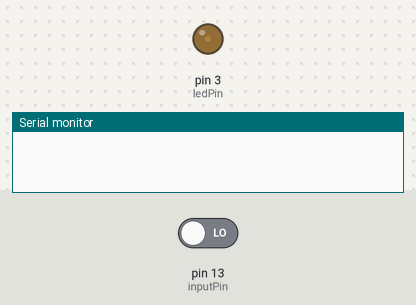
This sketch was run on a simulated Arduino Uno, built with avr-gcc and run on an emulated ATmega328P. Parts: output pins drawn as LEDs (lit = HIGH), the last lines printed to the serial monitor. The test bench sets the inputs (shaded band); at power-on: pin 13 (inputPin) LOW.

Above: at 1.2 s.
1.3 s: pin 13 (inputPin) driven HIGH
At 2.5 s:
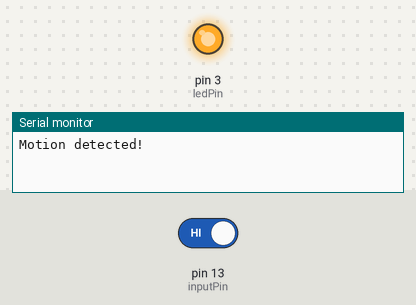
2.8 s: pin 13 (inputPin) driven LOW
At 3.7 s:
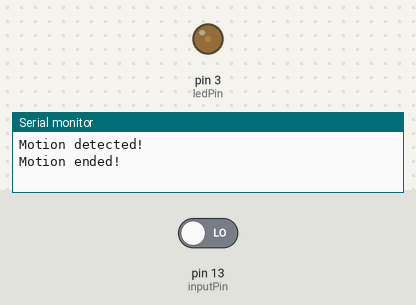
Timing chart, 0 to 5.8 s (numbered marks = the images above; inputs shaded):
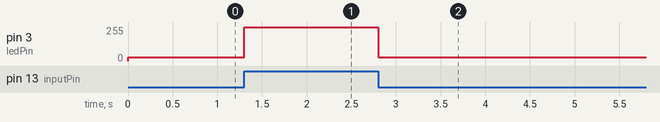

Measured:
- after the input at 1.3 s, pin 3 (ledPin): 30/255 → 255/255 at once
- after the input at 2.8 s, pin 3 (ledPin): 255/255 → 30/255 at once

The sketch:

PIR_code.ino
```cpp
/*
 * PIR sensor tester
 */

int ledPin = 3;                // choose the pin for the LED
int inputPin = 13;               // choose the input pin (for PIR sensor)
int pirState = LOW;             // we start, assuming no motion detected
int val = 0;                    // variable for reading the pin status

void setup() {
  pinMode(ledPin, OUTPUT);      // declare LED as output
  pinMode(inputPin, INPUT);     // declare sensor as input

  Serial.begin(9600);
}

void loop(){
  val = digitalRead(inputPin);  // read input value
  if (val == HIGH) {            // check if the input is HIGH
    digitalWrite(ledPin, HIGH);  // turn LED ON

    if (pirState == LOW) {
      // we have just turned on
      Serial.println("Motion detected!");
      // We only want to print on the output change, not state
      pirState = HIGH;
    }
  } else {
    analogWrite(ledPin, 30); // turn LED OFF
    if (pirState == HIGH){
      // we have just turned of
      Serial.println("Motion ended!");
      // We only want to print on the output change, not state
      pirState = LOW;
    }
  }
  //delay(2000);
}
```
